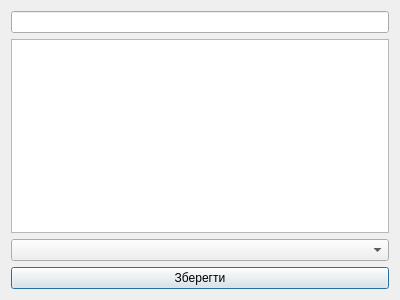
<?xml version="1.0" encoding="UTF-8"?>
<ui version="4.0">
 <class>NewTaskDialog</class>
 <widget class="QDialog" name="NewTaskDialog">
  <property name="geometry">
   <rect>
    <x>0</x>
    <y>0</y>
    <width>400</width>
    <height>300</height>
   </rect>
  </property>
  <property name="windowTitle">
   <string>Нове завдання</string>
  </property>
  <layout class="QVBoxLayout" name="verticalLayout">
   <item>
    <widget class="QLineEdit" name="nameLe"/>
   </item>
   <item>
    <widget class="QTextEdit" name="descTe"/>
   </item>
   <item>
    <widget class="QComboBox" name="threadCb"/>
   </item>
   <item>
    <widget class="QPushButton" name="saveBtn">
     <property name="text">
      <string>Зберегти</string>
     </property>
    </widget>
   </item>
  </layout>
 </widget>
 <resources/>
 <connections/>
</ui>
